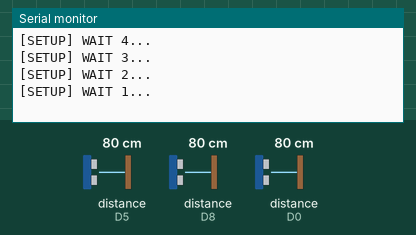
Simulated run of this sketch. Board: ESP8266 (NodeMCU). On the bench: the last lines printed to the serial monitor. Wiring (inferred from the names in the program): ultrasonic range finder: trigger D1; echo D0. Inputs (shaded band) come from the test bench; at power-on: distance to the obstacle (sensors on D5, D8, D0) 80 cm. The echo pulse lasts 58.3 µs per cm; WiFi joins after 1.5 s; servers stay silent unless stated; uploads are accepted with an empty reply.

Above: at 5.2 s.
5.3 s: distance to the obstacle (sensor on D5) set to 2 cm
At 6.3 s:
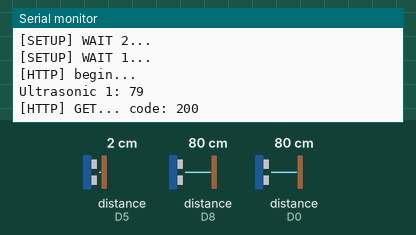
13.8 s: distance to the obstacle (sensor on D8) set to 2 cm
At 14.07 s:
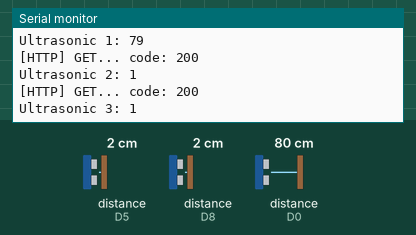
22.3 s: distance to the obstacle (sensor on D0) set to 2 cm
At 23.0 s:
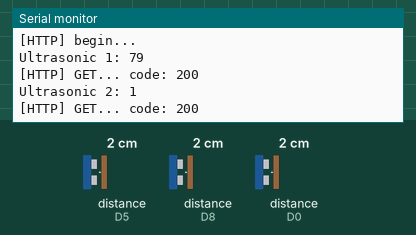
30.8 s: distance to the obstacle (sensor on D5) set to 4 cm
At 31.9 s:
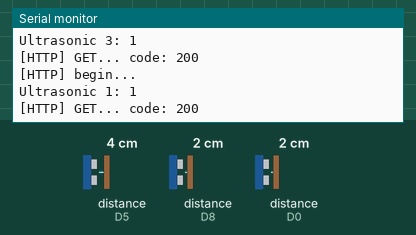
39.3 s: distance to the obstacle (sensor on D8) set to 4 cm
At 40.8 s:
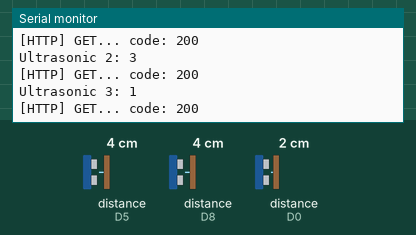
47.8 s: distance to the obstacle (sensor on D0) set to 4 cm
At 47.8 s:
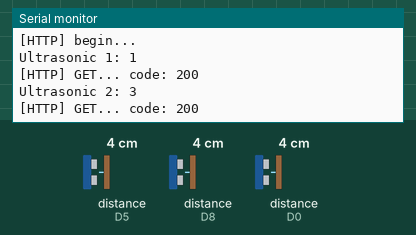
Timing chart, 0 to 50.8 s (numbered marks = the images above; inputs shaded):
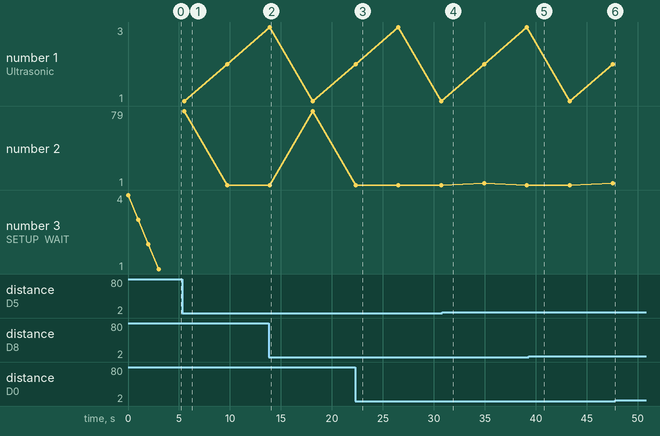

Measured:
- after the input at 13.8 s, the serial monitor: prints a new line after 0.11 s (image 2)

The sketch:

ESP8266.ino
```cpp
#include <Arduino.h>

#include <ESP8266WiFi.h>
#include <ESP8266WiFiMulti.h>

#include <ESP8266HTTPClient.h>

#include <WiFiClient.h>

ESP8266WiFiMulti WiFiMulti;


// defines pins numbers
const int trigPin_1 = D1;
const int echoPin_1 = D0;

const int trigPin_2 = D6;
const int echoPin_2 = D5;

const int trigPin_3 = D7;
const int echoPin_3 = D8;


String uri = "http://192.168.254.105/trashbin/data.php";


// defines variables
long duration_1;
int distance_1;

long duration_2;
int distance_2;


long duration_3;
int distance_3;

WiFiClient client;
HTTPClient http;


void setup() {
   Serial.begin(9600); // Starts the serial communication
   Serial.println();
   Serial.println();
   Serial.println();

  for (uint8_t t = 4; t > 0; t--) {
    Serial.printf("[SETUP] WAIT %d...\n", t);
    Serial.flush();
    delay(1000);
  }

  WiFi.mode(WIFI_STA);
  WiFiMulti.addAP("SSID", "PASSWORD");


pinMode(trigPin_1, OUTPUT); // Sets the trigPin as an Output
pinMode(echoPin_1, INPUT); // Sets the echoPin as an Input

pinMode(trigPin_2, OUTPUT); // Sets the trigPin as an Output
pinMode(echoPin_2, INPUT); // Sets the echoPin as an Input

pinMode(trigPin_3, OUTPUT); // Sets the trigPin as an Output
pinMode(echoPin_3, INPUT); // Sets the echoPin as an Input

}


void ultrasonic(int type){

  if(type == 1){

      digitalWrite(trigPin_1, LOW);
      delayMicroseconds(2);

      // Sets the trigPin on HIGH state for 10 micro seconds
      digitalWrite(trigPin_1, HIGH);
      delayMicroseconds(10);
      digitalWrite(trigPin_1, LOW);

      // Reads the echoPin, returns the sound wave travel time in microseconds
      duration_1 = pulseIn(echoPin_1, HIGH);

      // Calculating the distance
      distance_1= duration_1*0.034/2;
      // Prints the distance on the Serial Monitor
      Serial.print("Ultrasonic 1: ");
      Serial.println(distance_1);

      String data = String("?type=") + "1" + "&level="+ distance_1 + "&deviceID=" + 1;

      if (http.begin(uri + data))
      {  // HTTP

        int httpCode = http.GET();

        // httpCode will be negative on error
        if (httpCode > 0) {
          // HTTP header has been send and Server response header has been handled
          Serial.printf("[HTTP] GET... code: %d\n", httpCode);

          // file found at server
          if (httpCode == HTTP_CODE_OK || httpCode == HTTP_CODE_MOVED_PERMANENTLY) {
              String payload = http.getString();
              Serial.println(payload);
          }
      } else {
        Serial.printf("[HTTP] GET... failed, error: %s\n", http.errorToString(httpCode).c_str());
      }

      http.end();
      delay(4000);
  }
 }

  if(type == 2){

       digitalWrite(trigPin_2, LOW);
       delayMicroseconds(2);

       // Sets the trigPin on HIGH state for 10 micro seconds
       digitalWrite(trigPin_2, HIGH);
       delayMicroseconds(10);
       digitalWrite(trigPin_2, LOW);

       // Reads the echoPin, returns the sound wave travel time in microseconds
       duration_2 = pulseIn(echoPin_2, HIGH);

       // Calculating the distance
       distance_2= duration_2*0.034/2;
       // Prints the distance on the Serial Monitor
       Serial.print("Ultrasonic 2: ");
       Serial.println(distance_2);

       String data = String("?type=") + "2" + "&level="+ distance_2 + "&deviceID=" + 1;

      if (http.begin(uri + data))
      {  // HTTP

        int httpCode = http.GET();

        // httpCode will be negative on error
        if (httpCode > 0) {
          // HTTP header has been send and Server response header has been handled
          Serial.printf("[HTTP] GET... code: %d\n", httpCode);

          // file found at server
          if (httpCode == HTTP_CODE_OK || httpCode == HTTP_CODE_MOVED_PERMANENTLY) {
            String payload = http.getString();
              Serial.println(payload);

          }
      } else {
        Serial.printf("[HTTP] GET... failed, error: %s\n", http.errorToString(httpCode).c_str());
      }

      http.end();
      delay(4000);
   }
  }

  if(type == 3){


     digitalWrite(trigPin_3, LOW);
     delayMicroseconds(2);

     // Sets the trigPin on HIGH state for 10 micro seconds
     digitalWrite(trigPin_3, HIGH);
     delayMicroseconds(10);
     digitalWrite(trigPin_3, LOW);

     // Reads the echoPin, returns the sound wave travel time in microseconds
      duration_3 = pulseIn(echoPin_3, HIGH);

      // Calculating the distance
      distance_3= duration_3*0.034/2;
      // Prints the distance on the Serial Monitor
      Serial.print("Ultrasonic 3: ");
      Serial.println(distance_3);

      String data = String("?type=") + "3" + "&level="+ distance_3 + "&deviceID=" + 1;

      if (http.begin(uri + data))
      {  // HTTP

        int httpCode = http.GET();

        // httpCode will be negative on error
        if (httpCode > 0) {
          // HTTP header has been send and Server response header has been handled
          Serial.printf("[HTTP] GET... code: %d\n", httpCode);

          // file found at server
          if (httpCode == HTTP_CODE_OK || httpCode == HTTP_CODE_MOVED_PERMANENTLY) {
            String payload = http.getString();
            Serial.println(payload);
          }
      } else {
        Serial.printf("[HTTP] GET... failed, error: %s\n", http.errorToString(httpCode).c_str());
      }

      http.end();
      delay(4000);
   }
  }

}
void loop() {

   if ((WiFiMulti.run() == WL_CONNECTED))
   {
      Serial.print("[HTTP] begin...\n");
      ultrasonic(1);
      ultrasonic(2);
      ultrasonic(3);

    } else {
      Serial.printf("[HTTP} Unable to connect\n");
    }


}
```
